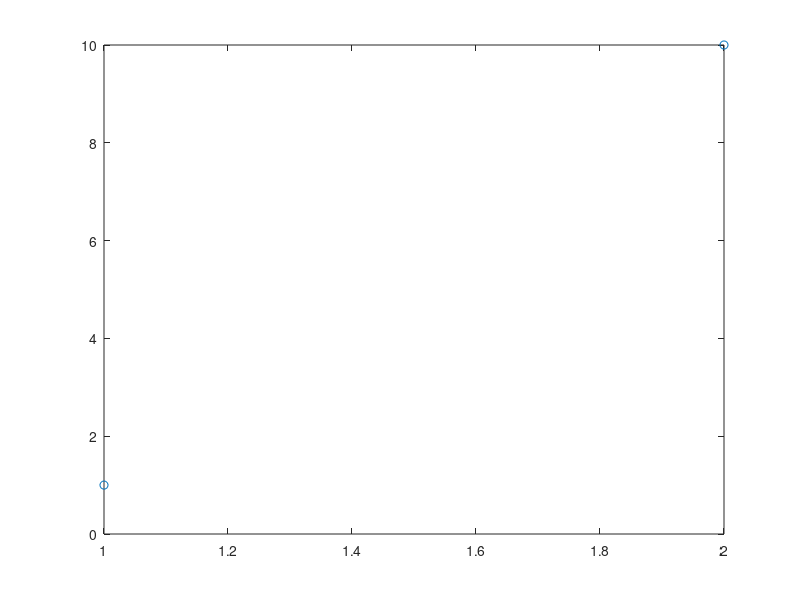

Write MATLAB code to recreate this figure. (Note: this script raises an error after producing the figure.)
x=[1; 
   2]

y=[1;
   10]

plot (x,y,'o')

f1=@(x) x.^1 %. serve para fazer cada ponto do vetor elevado na 1
f2=@(x) x.^0

z=(1.0).*log(y)

F=@(x) [f1(x) f2(x)] %f no formato de linha

k=ufrgs_ajuste(x,z,F)

a=exp(k(2))
b=k(1)

y=@(x) (1.0).*a*exp(b*x)

hold on
fplot (y,[0 2])
